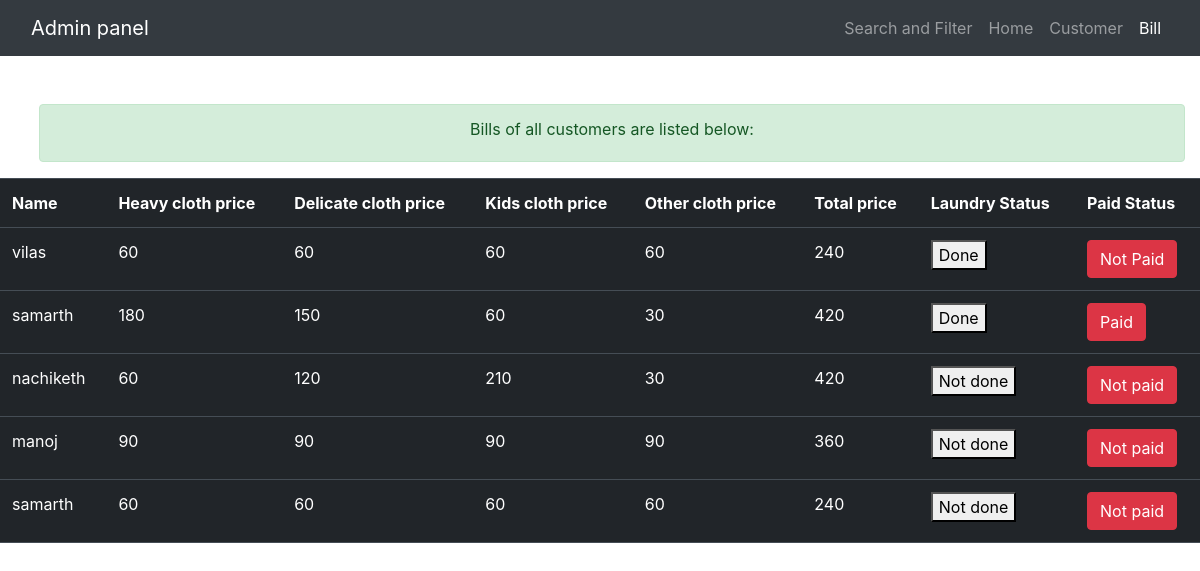
/bill.php, run on the app's committed database.
### tables this page shows
CREATE TABLE `bill` (
  `bill_id` int(11) NOT NULL,
  `cid` int(11) NOT NULL,
  `heavy` int(11) NOT NULL,
  `delicate` int(11) NOT NULL,
  `kids` int(11) NOT NULL,
  `other` int(11) NOT NULL,
  `total` int(11) NOT NULL
);

CREATE TABLE `customer` (
  `cid` int(11) NOT NULL,
  `coupan` int(11) NOT NULL,
  `eid` int(11) NOT NULL,
  `cname` varchar(200) NOT NULL,
  `delicate` int(11) NOT NULL,
  `heavy` int(11) NOT NULL,
  `kids` int(11) NOT NULL,
  `other` int(11) NOT NULL,
  `service` varchar(200) NOT NULL,
  `staff` varchar(200) NOT NULL,
  `phone` varchar(10) NOT NULL,
  `address` varchar(200) NOT NULL,
  `date` date NOT NULL DEFAULT current_timestamp()
);

CREATE TABLE `user_view` (
  `cid` int(11) NOT NULL,
  `pid` int(11) NOT NULL,
  `coupan` int(11) NOT NULL,
  `name` varchar(200) NOT NULL,
  `heavy` int(11) NOT NULL,
  `delicate` int(11) NOT NULL,
  `kids` int(11) NOT NULL,
  `other` int(11) NOT NULL,
  `t_amount` int(11) NOT NULL,
  `L_status` varchar(20) NOT NULL DEFAULT 'Not done',
  `P_status` varchar(20) NOT NULL DEFAULT 'Not paid'
);

### bill.php (the view, shortened to what this page needs)
<!DOCTYPE html>
<html lang="en">
<head>
    <link rel="stylesheet" href="node_modules/bootstrap/dist/css/bootstrap.min.css">
    <link rel="stylesheet" href="https://cdn.jsdelivr.net/npm/bootstrap@4.3.1/dist/css/bootstrap.min.css">
</head>
<body>
<nav class="navbar navbar-expand-lg navbar-dark bg-dark mb-5">
      <div class="container-fluid">
        <a class="navbar-brand" href="dashboard.php">Admin panel</a>
        <ul class="navbar-nav mb-2 mb-lg-0">
        <li class="nav-item">
              <a class="nav-link" href="billSearchFilter.php">Search and Filter</a>
            </li>
        <li class="nav-item">
            <a class="nav-link" href="front_page.html">Home</a>
          </li>
          <li class="nav-item">
            <a class="nav-link" href="customer.php">Customer</a>
          </li>
          <li class="nav-item">
            <a class="nav-link active" href="#">Bill</a>
          </li>
        </ul>
      </div>
    </nav>
<div class="container-fluid" style="margin-top: 30px;">
        <div class="alert alert-success ml-4"  style="text-align: center;">
            <label>Bills of all customers are listed below:</label>
        </div>
      </div>
<?php
$link=new mysqli('localhost','root','','laundry');
$bill=mysqli_query($link,"SELECT c.cid,c.cname,c.coupan,b.heavy,b.delicate,b.kids,b.other,b.total from bill b,customer c  where c.cid=b.cid");
echo "<table class='table table-dark'>
<tr>
<th scope='col'>Name</th>
<th scope='col'>Heavy cloth price</th>
<th scope='col'>Delicate cloth price</th>
<th scope='col'>Kids cloth price</th>
<th scope='col'>Other cloth price</th>
<th scope='col'>Total price</th>
<th scope='col'>Laundry Status</th>
<th scope='col'>Paid Status</th>
</tr>";
$user_view=mysqli_query($link,"SELECT * from user_view");
while($row=mysqli_fetch_array($bill)){
  $name=$row['cname'];
  $h=$row['heavy'];
  $k=$row['kids'];
  $d=$row['delicate'];
  $o=$row['other'];
  $total=$row['total'];
  echo "<tr>";
    echo "<td>"; echo $name;echo "</td>";
    echo "<td>"; echo $h;echo "</td>";
    echo "<td>"; echo $d;echo "</td>";
    echo "<td>"; echo $k;echo "</td>";
    echo "<td>"; echo $o;echo "</td>";
    echo "<td>"; echo $total;echo "</td>";
    $row=mysqli_fetch_array($user_view);
      $L_status=$row['L_status'];
      $P_status=$row['P_status'];
    echo "<td>";
     ?>
     <a href="set_status.php?id=<?php echo $row["cid"]; ?>">
     <button type="text/javascript" class='btn-paid'>
      <?php echo $L_status;  ?>
      </button>
      </a>
      <?php
      echo "</td>" ;
      echo "<td>";
      ?>
    <a href="set_payment.php?id=<?php echo $row["cid"]; ?>">
    <button type="text/javascript" class='btn btn-danger'>
      <?php
      echo $P_status;
       ?></button>
      </a>
      <?php
      echo "</td>" ;
      echo "</tr>";
}
?>
</body>
</html>

### data on the page
bill: customer.cname "vilas", heavy "60", delicate "60", kids "60", other "60", total "240", user_view.L_status "Done", user_view.P_status "Not Paid"
bill: customer.cname "samarth", heavy "180", delicate "150", kids "60", other "30", total "420", user_view.L_status "Done", user_view.P_status "Paid"
bill: customer.cname "nachiketh", heavy "60", delicate "120", kids "210", other "30", total "420", user_view.L_status "Not done", user_view.P_status "Not paid"
bill: customer.cname "manoj", heavy "90", delicate "90", kids "90", other "90", total "360", user_view.L_status "Not done", user_view.P_status "Not paid"
bill: customer.cname "samarth", heavy "60", delicate "60", kids "60", other "60", total "240", user_view.L_status "Not done", user_view.P_status "Not paid"
